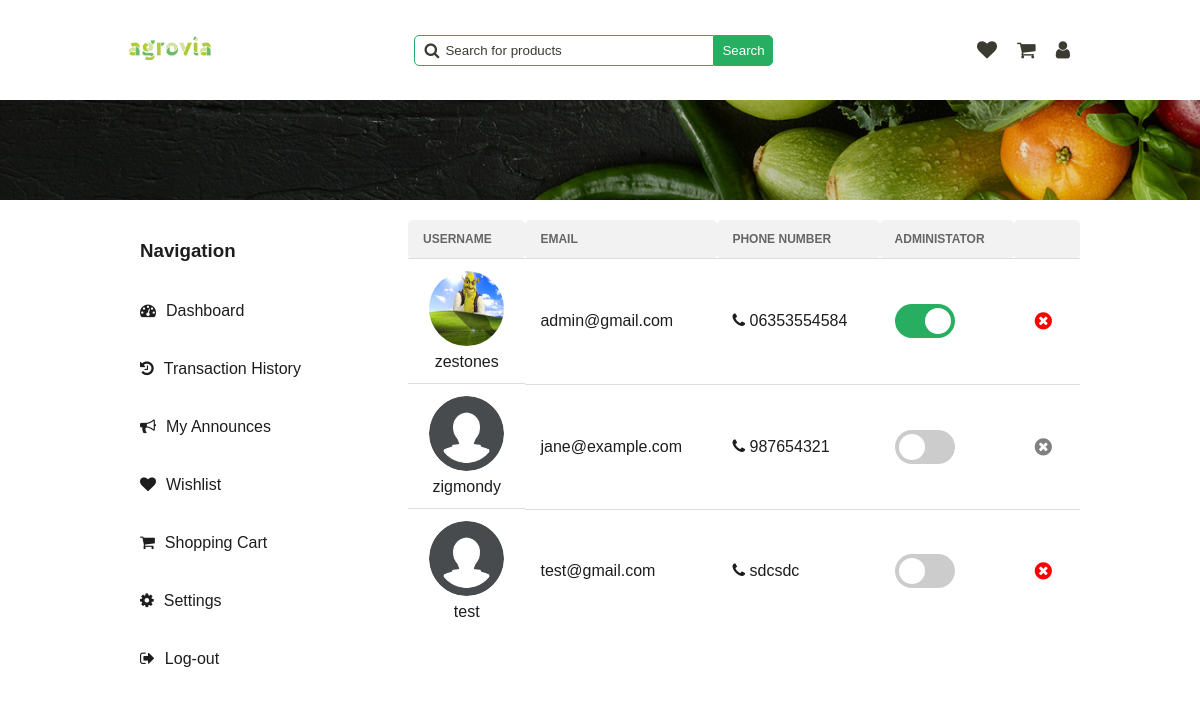
The app's page /pages/admin.php (signed in), older data.
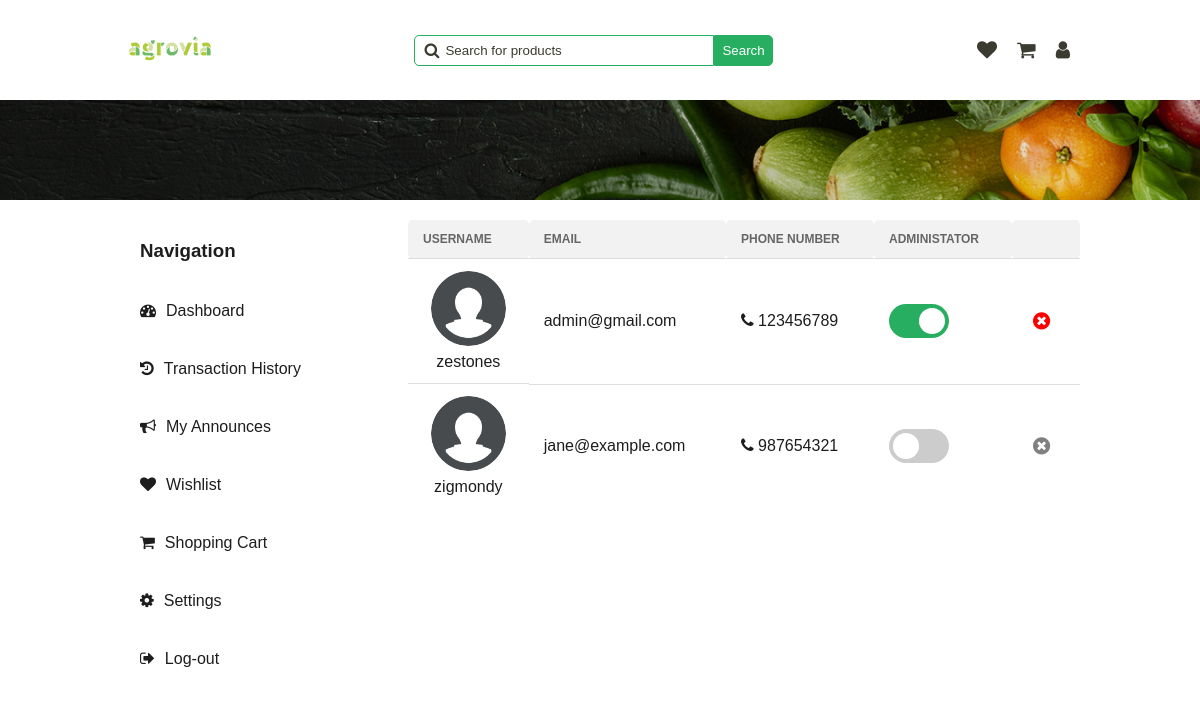
The same page, newer data.
### tables this page shows
CREATE TABLE User (
  id INTEGER PRIMARY KEY,
  firstname TEXT,
  lastname TEXT,
  email TEXT,
  username TEXT,
  icon TEXT,
  phone_number TEXT,
  password TEXT,
  is_admin INTEGER
);

### php/user.php (called while the page is built, shortened)
<?php
require '../php/pdo.php';
function get_user_by_id($id_user)
{
    global $pdo;
    try {
        $query = "SELECT * FROM User WHERE id = :id_user";
        $stmt = $pdo->prepare($query);
        $stmt->bindParam(':id_user', $id_user);
        $stmt->execute();
        $user = $stmt->fetch(PDO::FETCH_ASSOC);
        return $user;
    } catch (PDOException $e) {
        echo $e->getMessage();
    }
}
function get_all_users()
{
    global $pdo;
    $query = "SELECT * FROM User";
    $stmt = $pdo->prepare($query);
    $stmt->execute();
    $users = $stmt->fetchAll(PDO::FETCH_ASSOC);
    return $users;
}

### pages/admin.php (the view, shortened to what the changed rows need)
<!DOCTYPE html>
<html lang="en">
<head>
    <link rel="stylesheet" href="../styles/dashboard.css" onload="load_theme()">
    <link rel="stylesheet" href="../styles/main-header.css">
    <link rel="stylesheet" href="../styles/wishlist.css">
    <link rel="stylesheet" href="../styles/alert.css">
    <link rel="stylesheet" href="../styles/confirm-modal.css">
    <link rel="stylesheet" href="../styles/admin.css">
    <link rel="stylesheet" href="https://cdnjs.cloudflare.com/ajax/libs/font-awesome/4.7.0/css/font-awesome.min.css">
</head>
<body>
    <?php
    require "../php/user.php";
    $user = get_user_by_id($_SESSION['user_id']);
    $all_users = get_all_users();
    ?>
    <div class="main-container">
        <section class="tab-content admin-section">
            <table>
                <tr>
                    <th>Username</th>
                    <th>Email</th>
                    <th>Phone Number</th>
                    <th>Administator</th>
                    <th></th>
                </tr>
                <?php foreach ($all_users as $user): ?>
                    <tr id="user-item-<?php echo $user['id']; ?>">
                        <td class="username">
                            <img src="<?php echo $user['icon']; ?>" alt="<?php echo $user['username']; ?>">
                            <span><?php echo $user['username']; ?></span>
                        </td>
                        <td>
                            <a href="mailto:<?php echo $user['email']; ?>"><?php echo $user['email']; ?></a>
                        </td>
                        <td>
                            <span>
                                <a href="tel:+<?php echo $user['phone_number']; ?>">
                                    <i class="fa fa-phone"></i>
                                    <?php echo $user['phone_number']; ?>
                                </a>
                            </span>
                        </td>
                        <td>
                            <label class="switch">
                                <span class="slider round"></span>
                            </label>
                        </td>
                        <td>
                            <button class="delete-btn" style="<?php echo $user['id'] == $_SESSION["user_id"] ? 'cursor: not-allowed; color: gray;' : ''; ?>"
                            <?php if ($user['id'] != $_SESSION["user_id"]) { ?>
                                onclick="delete_user_account(<?php echo $user['id']; ?>)"
                            <?php } ?>>
                                <i class="fa fa-times-circle" aria-hidden="true"></i>
                            </button>
                        </td>
                    </tr>
                <?php endforeach; ?>
            </table>
        </section>
    </div>
</body>
</html>

Row changes from the older to the newer data that the page shows:
removed user: icon+username (placeholder picture), username "test", email "test@gmail.com", phone_number "sdcsdc"
changed user "zestones": icon: a different picture; phone_number "06353554584" → "123456789"
